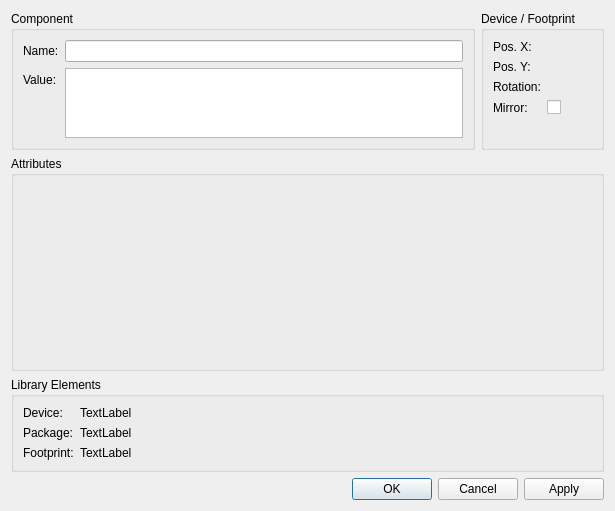
<?xml version="1.0" encoding="UTF-8"?>
<ui version="4.0">
 <class>librepcb::project::editor::DeviceInstancePropertiesDialog</class>
 <widget class="QDialog" name="librepcb::project::editor::DeviceInstancePropertiesDialog">
  <property name="geometry">
   <rect>
    <x>0</x>
    <y>0</y>
    <width>615</width>
    <height>511</height>
   </rect>
  </property>
  <property name="windowTitle">
   <string>Device Properties</string>
  </property>
  <layout class="QVBoxLayout" name="verticalLayout">
   <item>
    <layout class="QGridLayout" name="gridLayout">
     <item row="0" column="1">
      <widget class="QGroupBox" name="gbxSymbInst">
       <property name="sizePolicy">
        <sizepolicy hsizetype="Maximum" vsizetype="Preferred">
         <horstretch>0</horstretch>
         <verstretch>0</verstretch>
        </sizepolicy>
       </property>
       <property name="title">
        <string>Device / Footprint</string>
       </property>
       <layout class="QFormLayout" name="formLayout_2">
        <property name="fieldGrowthPolicy">
         <enum>QFormLayout::AllNonFixedFieldsGrow</enum>
        </property>
        <item row="0" column="0">
         <widget class="QLabel" name="label_6">
          <property name="text">
           <string>Pos. X:</string>
          </property>
         </widget>
        </item>
        <item row="1" column="0">
         <widget class="QLabel" name="label_7">
          <property name="text">
           <string>Pos. Y:</string>
          </property>
         </widget>
        </item>
        <item row="2" column="0">
         <widget class="QLabel" name="label_8">
          <property name="text">
           <string>Rotation:</string>
          </property>
         </widget>
        </item>
        <item row="3" column="0">
         <widget class="QLabel" name="label_5">
          <property name="text">
           <string>Mirror:</string>
          </property>
         </widget>
        </item>
        <item row="3" column="1">
         <widget class="QCheckBox" name="cbxMirror">
          <property name="text">
           <string/>
          </property>
         </widget>
        </item>
        <item row="0" column="1">
         <widget class="librepcb::LengthEdit" name="edtPosX" native="true"/>
        </item>
        <item row="1" column="1">
         <widget class="librepcb::LengthEdit" name="edtPosY" native="true"/>
        </item>
        <item row="2" column="1">
         <widget class="librepcb::AngleEdit" name="edtRotation" native="true"/>
        </item>
       </layout>
      </widget>
     </item>
     <item row="2" column="0" colspan="2">
      <widget class="QGroupBox" name="gbxCmpLib">
       <property name="sizePolicy">
        <sizepolicy hsizetype="Preferred" vsizetype="Preferred">
         <horstretch>0</horstretch>
         <verstretch>1</verstretch>
        </sizepolicy>
       </property>
       <property name="title">
        <string>Library Elements</string>
       </property>
       <layout class="QFormLayout" name="formLayout_3">
        <item row="0" column="0">
         <widget class="QLabel" name="label_10">
          <property name="sizePolicy">
           <sizepolicy hsizetype="Maximum" vsizetype="Preferred">
            <horstretch>0</horstretch>
            <verstretch>0</verstretch>
           </sizepolicy>
          </property>
          <property name="text">
           <string>Device:</string>
          </property>
         </widget>
        </item>
        <item row="0" column="1">
         <widget class="QLabel" name="lblLibDeviceName">
          <property name="sizePolicy">
           <sizepolicy hsizetype="Ignored" vsizetype="Preferred">
            <horstretch>0</horstretch>
            <verstretch>0</verstretch>
           </sizepolicy>
          </property>
          <property name="text">
           <string notr="true">TextLabel</string>
          </property>
          <property name="textFormat">
           <enum>Qt::RichText</enum>
          </property>
          <property name="openExternalLinks">
           <bool>true</bool>
          </property>
          <property name="textInteractionFlags">
           <set>Qt::LinksAccessibleByKeyboard|Qt::LinksAccessibleByMouse</set>
          </property>
         </widget>
        </item>
        <item row="1" column="0">
         <widget class="QLabel" name="label_18">
          <property name="sizePolicy">
           <sizepolicy hsizetype="Maximum" vsizetype="Preferred">
            <horstretch>0</horstretch>
            <verstretch>0</verstretch>
           </sizepolicy>
          </property>
          <property name="text">
           <string>Package:</string>
          </property>
         </widget>
        </item>
        <item row="1" column="1">
         <widget class="QLabel" name="lblLibPackageName">
          <property name="sizePolicy">
           <sizepolicy hsizetype="Ignored" vsizetype="Preferred">
            <horstretch>0</horstretch>
            <verstretch>0</verstretch>
           </sizepolicy>
          </property>
          <property name="text">
           <string notr="true">TextLabel</string>
          </property>
          <property name="textFormat">
           <enum>Qt::RichText</enum>
          </property>
          <property name="openExternalLinks">
           <bool>true</bool>
          </property>
          <property name="textInteractionFlags">
           <set>Qt::LinksAccessibleByKeyboard|Qt::LinksAccessibleByMouse</set>
          </property>
         </widget>
        </item>
        <item row="2" column="0">
         <widget class="QLabel" name="label_17">
          <property name="sizePolicy">
           <sizepolicy hsizetype="Maximum" vsizetype="Preferred">
            <horstretch>0</horstretch>
            <verstretch>0</verstretch>
           </sizepolicy>
          </property>
          <property name="text">
           <string>Footprint:</string>
          </property>
         </widget>
        </item>
        <item row="2" column="1">
         <widget class="QLabel" name="lblLibFootprintName">
          <property name="sizePolicy">
           <sizepolicy hsizetype="Ignored" vsizetype="Preferred">
            <horstretch>0</horstretch>
            <verstretch>0</verstretch>
           </sizepolicy>
          </property>
          <property name="text">
           <string notr="true">TextLabel</string>
          </property>
          <property name="textFormat">
           <enum>Qt::RichText</enum>
          </property>
          <property name="openExternalLinks">
           <bool>true</bool>
          </property>
          <property name="textInteractionFlags">
           <set>Qt::LinksAccessibleByKeyboard|Qt::LinksAccessibleByMouse</set>
          </property>
         </widget>
        </item>
       </layout>
      </widget>
     </item>
     <item row="0" column="0">
      <widget class="QGroupBox" name="gbxComponentInstance">
       <property name="sizePolicy">
        <sizepolicy hsizetype="Preferred" vsizetype="Preferred">
         <horstretch>0</horstretch>
         <verstretch>1</verstretch>
        </sizepolicy>
       </property>
       <property name="title">
        <string>Component</string>
       </property>
       <layout class="QFormLayout" name="formLayout">
        <property name="fieldGrowthPolicy">
         <enum>QFormLayout::AllNonFixedFieldsGrow</enum>
        </property>
        <item row="0" column="0">
         <widget class="QLabel" name="label_2">
          <property name="text">
           <string>Name:</string>
          </property>
         </widget>
        </item>
        <item row="0" column="1">
         <widget class="QLineEdit" name="edtCompInstName"/>
        </item>
        <item row="1" column="0">
         <widget class="QLabel" name="label_4">
          <property name="text">
           <string>Value:</string>
          </property>
         </widget>
        </item>
        <item row="1" column="1">
         <widget class="QTextEdit" name="edtCompInstValue">
          <property name="sizePolicy">
           <sizepolicy hsizetype="Expanding" vsizetype="Maximum">
            <horstretch>0</horstretch>
            <verstretch>0</verstretch>
           </sizepolicy>
          </property>
          <property name="tabChangesFocus">
           <bool>true</bool>
          </property>
         </widget>
        </item>
       </layout>
      </widget>
     </item>
     <item row="1" column="0" colspan="2">
      <widget class="QGroupBox" name="groupBox">
       <property name="sizePolicy">
        <sizepolicy hsizetype="Preferred" vsizetype="Expanding">
         <horstretch>0</horstretch>
         <verstretch>100</verstretch>
        </sizepolicy>
       </property>
       <property name="title">
        <string>Attributes</string>
       </property>
       <layout class="QVBoxLayout" name="attributesLayout">
        <item>
         <widget class="librepcb::AttributeListEditorWidget" name="attributeListEditorWidget" native="true"/>
        </item>
       </layout>
      </widget>
     </item>
    </layout>
   </item>
   <item>
    <widget class="QDialogButtonBox" name="buttonBox">
     <property name="orientation">
      <enum>Qt::Horizontal</enum>
     </property>
     <property name="standardButtons">
      <set>QDialogButtonBox::Apply|QDialogButtonBox::Cancel|QDialogButtonBox::Ok</set>
     </property>
    </widget>
   </item>
  </layout>
 </widget>
 <customwidgets>
  <customwidget>
   <class>librepcb::LengthEdit</class>
   <extends>QWidget</extends>
   <header location="global">librepcb/common/widgets/lengthedit.h</header>
   <container>1</container>
  </customwidget>
  <customwidget>
   <class>librepcb::AngleEdit</class>
   <extends>QWidget</extends>
   <header location="global">librepcb/common/widgets/angleedit.h</header>
   <container>1</container>
  </customwidget>
  <customwidget>
   <class>librepcb::AttributeListEditorWidget</class>
   <extends>QWidget</extends>
   <header location="global">librepcb/common/widgets/attributelisteditorwidget.h</header>
   <container>1</container>
  </customwidget>
 </customwidgets>
 <tabstops>
  <tabstop>edtCompInstName</tabstop>
  <tabstop>edtCompInstValue</tabstop>
  <tabstop>edtPosX</tabstop>
  <tabstop>edtPosY</tabstop>
  <tabstop>edtRotation</tabstop>
  <tabstop>cbxMirror</tabstop>
  <tabstop>attributeListEditorWidget</tabstop>
 </tabstops>
 <resources/>
 <connections/>
</ui>
